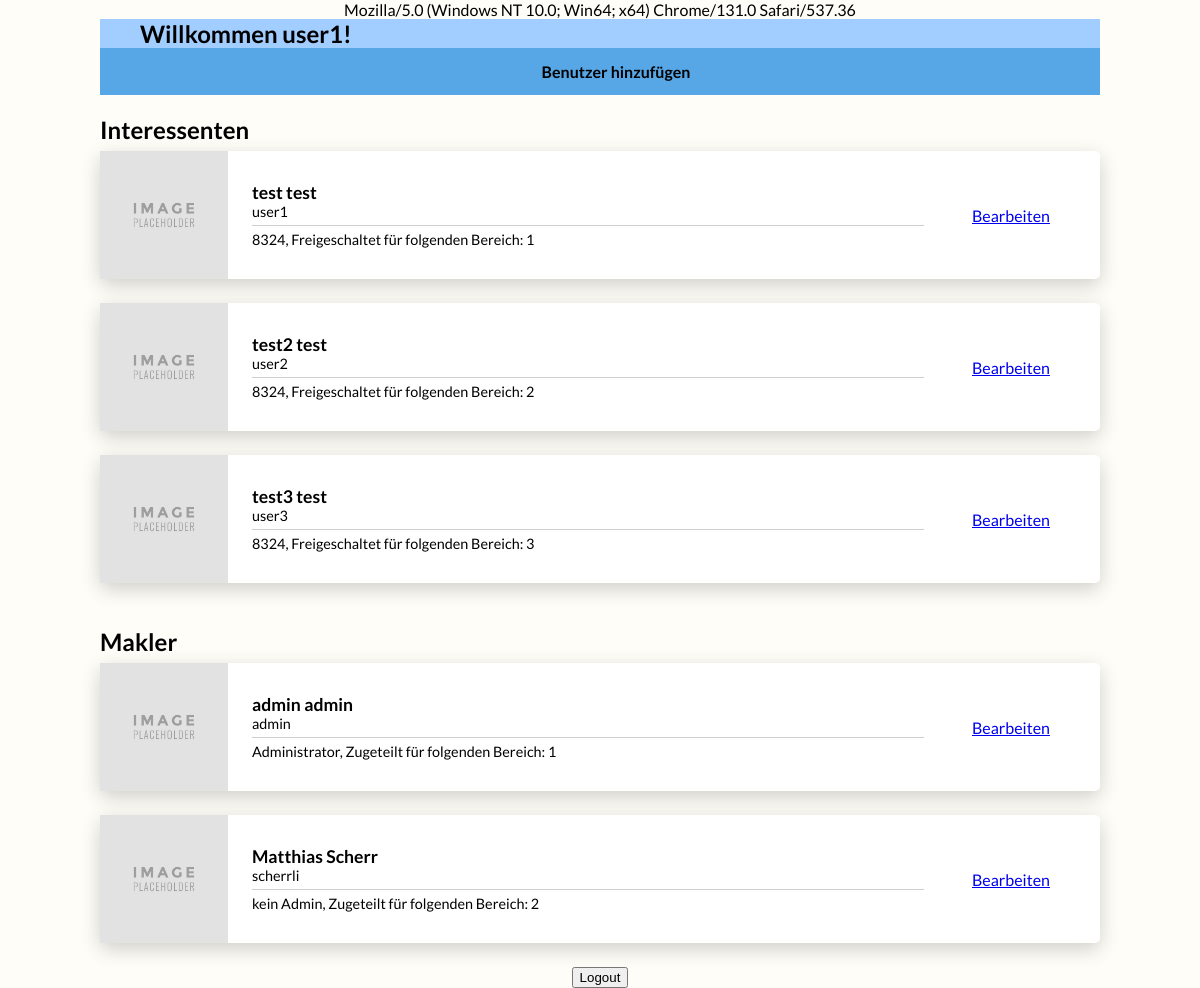
Page /LAP/home-admin.php (signed in) on the committed database.
### tables this page shows
CREATE TABLE `interessenten` (
  `ID` int(11) NOT NULL,
  `Vorname` varchar(100) NOT NULL,
  `Nachname` varchar(100) NOT NULL,
  `PLZ` varchar(6) NOT NULL,
  `Benutzername` varchar(100) NOT NULL,
  `Passwort` varchar(255) NOT NULL,
  `Anmeldezeit` datetime DEFAULT NULL,
  `Bereich_ID` int(11) NOT NULL
);

CREATE TABLE `makler` (
  `ID` int(11) NOT NULL,
  `Vorname` varchar(100) NOT NULL,
  `Nachname` varchar(100) NOT NULL,
  `Benutzername` varchar(100) NOT NULL,
  `Passwort` varchar(255) NOT NULL,
  `Admin-Rechte` tinyint(1) NOT NULL DEFAULT '0',
  `Bereich_ID` int(11) NOT NULL
);

### LAP/home-admin.php (the view, shortened to what this page needs)
<!DOCTYPE html>
<html>
<head>
    <link rel="stylesheet" type="text/css" media="screen" href="styles/home-admin.css" />
</head>
<body>
    <section class="top">
        <h1>Willkommen <?php echo $_SESSION['session_user'] ?>!</h1>
    </section>
    <header>
        <nav>
            <ul>
                <li><a href="registerUser.php">Benutzer hinzufügen</a></li>
            </ul>
        </nav>
    </header>
    <section class="content">
        <h2>Interessenten</h2>
         <?php
            $sql = "SELECT * FROM interessenten";
            $result = mysqli_query($connection, $sql);
            while($row = $result->fetch_assoc())
            {
        ?>
        <div class="card">
            <div class="image"></div>
            <div class="description">
                <h3><?php echo $row['Vorname'] . " " . $row['Nachname']?></h3>
                <p><?php echo $row['Benutzername'] ?></p>
                <div class="line"></div>
                <p><?php echo $row['PLZ'] . ", Freigeschaltet für folgenden Bereich: " . $row['Bereich_ID'] ?></p>
            </div>
            <div class="end">
                <a href="#">Bearbeiten</a>
            </div>
        </div>
        <?php
            }
        ?>
    </section>
    <section class="content2">
        <h2>Makler</h2>
         <?php
            $sql2 = "SELECT * FROM makler";
            $result2 = mysqli_query($connection, $sql2);
            while($row2 = $result2->fetch_assoc())
            {
        ?>
        <div class="card">
            <div class="image"></div>
            <div class="description">
                <h3><?php echo $row2['Vorname'] . " " . $row2['Nachname']?></h3>
                <p><?php echo $row2['Benutzername'] ?></p>
                <div class="line"></div>
                <p><?php
                        if($row2['Admin-Rechte'] == 1)
                        {
                            echo "Administrator" . ", Zugeteilt für folgenden Bereich: " . $row2['Bereich_ID'];
                        }
                        else
                        {
                            echo "kein Admin" . ", Zugeteilt für folgenden Bereich: " . $row2['Bereich_ID'];
                        }
                    ?>
                </p>
            </div>
            <div class="end">
                <a href="#">Bearbeiten</a>
            </div>
        </div>
        <?php
            }
        ?>
    </section>
    <form action="scripts/logout.php" method="POST">
        <input type="submit" name="logout" value="Logout" />
    </form>
</body>
</html>

### LAP/styles/home-admin.css (style rules this page uses)
html, body { margin: 0 auto; padding: 0; font-family: 'Lato', sans-serif; background-color: #fffdf7; }
body { display: flex; flex-direction: column; justify-content: top; align-items: center; height: 100%; width: 1000px; }
section.top { justify-self: center; height: 90px; align-self: center; background-color: #a2cdff; width: calc(100% - 5em); padding: 0 2.5em; display: flex; flex-direction: column; justify-content: center; }
nav, header { width: 100%; background-color: #333; }
ul { list-style-type: none; margin: 0; padding: 0; overflow: hidden; background-color: rgba(89, 173, 241, 0.95); width: 100%; }
li { float: left; width: 100%; }
li a { display: block; color: #000; text-align: center; padding: 14px 16px; text-decoration: none; width: 100%; font-weight: bold; }
h1 { padding: 0; margin: 0; }
.card { background-color: #fff; border-radius: 5px; box-shadow: 0 6px 20px 0 rgba(0, 0, 0, 0.19); width: 1000px; display: grid; grid-template-columns: 128px auto 128px; grid-template-rows: 128px; grid-template-areas: 'thumnail description end'; margin-bottom: 1.5em; }
.image { grid-area: thumnail; background-image: url('../imgs/placeholder.jpg'); background-repeat: no-repeat; background-size: cover; }
.description { grid-area: description; display: flex; flex-direction: column; justify-content: center; padding-left: 1.5em; }
h2 { margin-bottom: 0.3em; font-size: 1.5rem; font-weight: bolder; }
h3 { margin: 0; padding: 0; font-size: 1.1rem; font-weight: 600; }
p { padding: 0; margin: 0; font-size: 0.9rem; font-weight: 500; }
.end { grid-area: end; display: flex; flex-direction: column; justify-content: center; }
.line { background-color: rgba(0, 0, 0, 0.19); height: 1px; margin-right: 3em; margin: 0.3em 3em 0.3em 0; }

### rows in the picture
interessenten: Vorname "test", Nachname "test", Benutzername "user1", PLZ "8324", Bereich_ID "1"
interessenten: Vorname "test2", Nachname "test", Benutzername "user2", PLZ "8324", Bereich_ID "2"
interessenten: Vorname "test3", Nachname "test", Benutzername "user3", PLZ "8324", Bereich_ID "3"
makler: Vorname "admin", Nachname "admin", Benutzername "admin", Bereich_ID "1"
makler: Vorname "Matthias", Nachname "Scherr", Benutzername "scherrli", Bereich_ID "2"

### other values in the picture
$_SESSION['session_user'] "user1"
